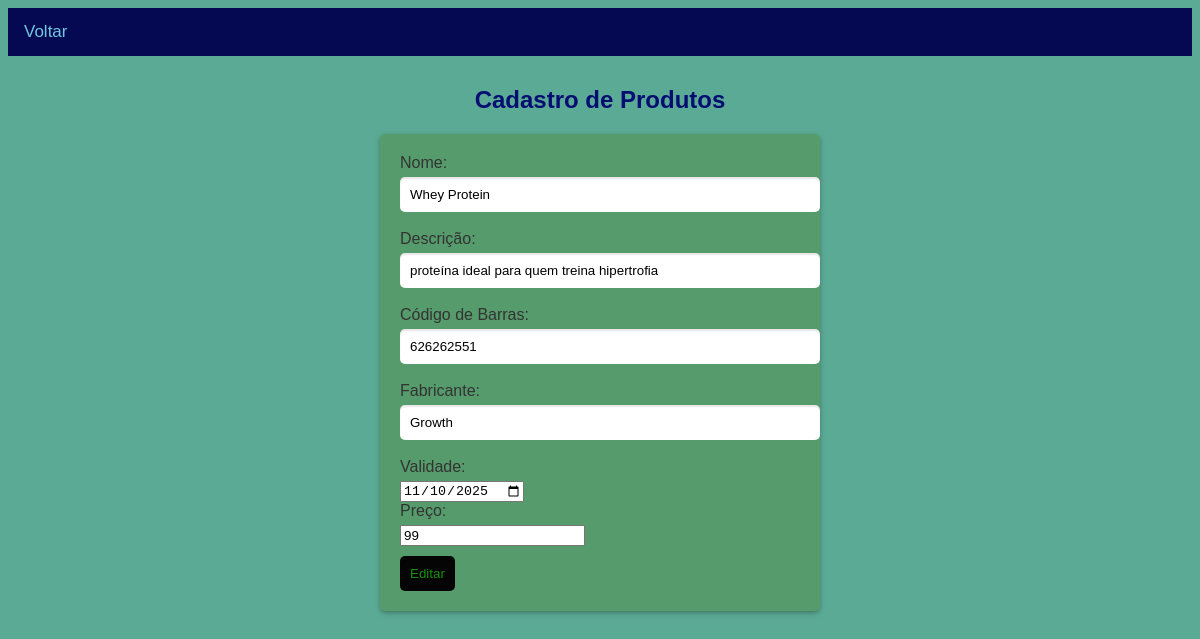
The page /gerenciamento/edit.php?id=4 on the database its author committed.
### tables this page shows
CREATE TABLE `cadas_produto` (
  `id` int(11) NOT NULL,
  `nome_p` varchar(200) DEFAULT NULL,
  `descricao` varchar(500) NOT NULL,
  `codigo` int(11) NOT NULL,
  `fabricante` varchar(200) NOT NULL,
  `validade` date NOT NULL,
  `preco` int(11) DEFAULT NULL
);

### gerenciamento/edit.php (the view, shortened to what this page needs)
<?php
if (!empty($_GET['id'])) {
  include_once("../conexao/conexao.php");
  $id = $_GET['id'];
  $sqlSelect = "SELECT * FROM cadas_produto WHERE id=$id";
  $result = $conn->query($sqlSelect);
  if($result->num_rows > 0) {
    while($user_data = mysqli_fetch_assoc($result)) {
      $nome_p = $user_data['nome_p'];
      $descricao = $user_data['descricao'];
      $codigo = $user_data['codigo'];
      $fabricante = $user_data['fabricante'];
      $validade = $user_data['validade'];
      $preco = $user_data['preco'];
    }
  }
  else {
    header('Location: ../gerenciamento/consul_produto.php');
  }
}
?>
<!DOCTYPE html>
<html lang="pt-br">
<head>
    <link rel="stylesheet" type="text/css" href="../css/style.css">
  <head>
  </head>
  <body>
  <div class="navbar">
    <a href="../gerenciamento/consul_produto.php">Voltar</a>
  </div>
    <h2>Cadastro de Produtos</h2>
    <form action="../gerenciamento/save_edit.php" method="post">
      <label for="nome_p">Nome:</label>
      <input type="text" id="nome_p" name="nome_p" value="<?php echo $nome_p ?>"><br>
      <label for="descricao">Descrição:</label>
      <input type="text" id="descricao" name="descricao" value="<?php echo $descricao ?>"><br>
      <label for="codigo">Código de Barras:</label>
      <input type="text" id="codigo" name="codigo" value="<?php echo $codigo ?>"><br>
      <label for="fabricante">Fabricante:</label>
      <input type="text" id="fabricante" name="fabricante" value="<?php echo $fabricante ?>"><br>
      <label for="validade">Validade:</label>
      <input type="date" id="validade" name="validade" value="<?php echo $validade ?>"><br>
      <label for="preco">Preço:</label>
      <input type="number" id="preco" name="preco" value="<?php echo $preco ?>"><br>
      <button type="submit" name="update" id="update">Editar</button>
    </form>
  </body>
</html>

### css/style.css (style rules this page uses)
body { font-family: Arial, sans-serif; background-color: #5baa96; }
h2 { text-align: center; margin-top: 30px; color: #020d72; }
.navbar { background-color: #040952; color: #2b2121; overflow: hidden; }
.navbar a { float: left; color: #73c6df; text-align: center; padding: 14px 16px; text-decoration: none; font-size: 17px; }
form { max-width: 400px; margin: 0 auto; padding: 20px; background-color: #000000; border-radius: 5px; box-shadow: 0 2px 5px rgba(10, 9, 9, 0.3); }
label { display: block; margin-bottom: 5px; color: #333; }
input[type="text"], input[type="email"], input[type="password"] { display: block; width: 100%; padding: 10px; border-radius: 5px; border: none; box-shadow: inset 0 2px 2px rgba(0, 0, 0, 0.1); }
button[type="submit"] { display: block; margin-top: 10px; padding: 10px; background-color: #050505; color: #159108; border: none; border-radius: 5px; cursor: pointer; }
form { max-width: 400px; margin: 0 auto; padding: 20px; background-color: #549658ad; border-radius: 5px; box-shadow: 0 2px 5px rgba(0, 0, 0, 0.3); }

### rows shown on the page
cadas_produto: nome_p "Whey Protein", descricao "proteína ideal para quem treina hipertrofia", codigo "626262551", fabricante "Growth", validade "11/10/2025", preco "99"
